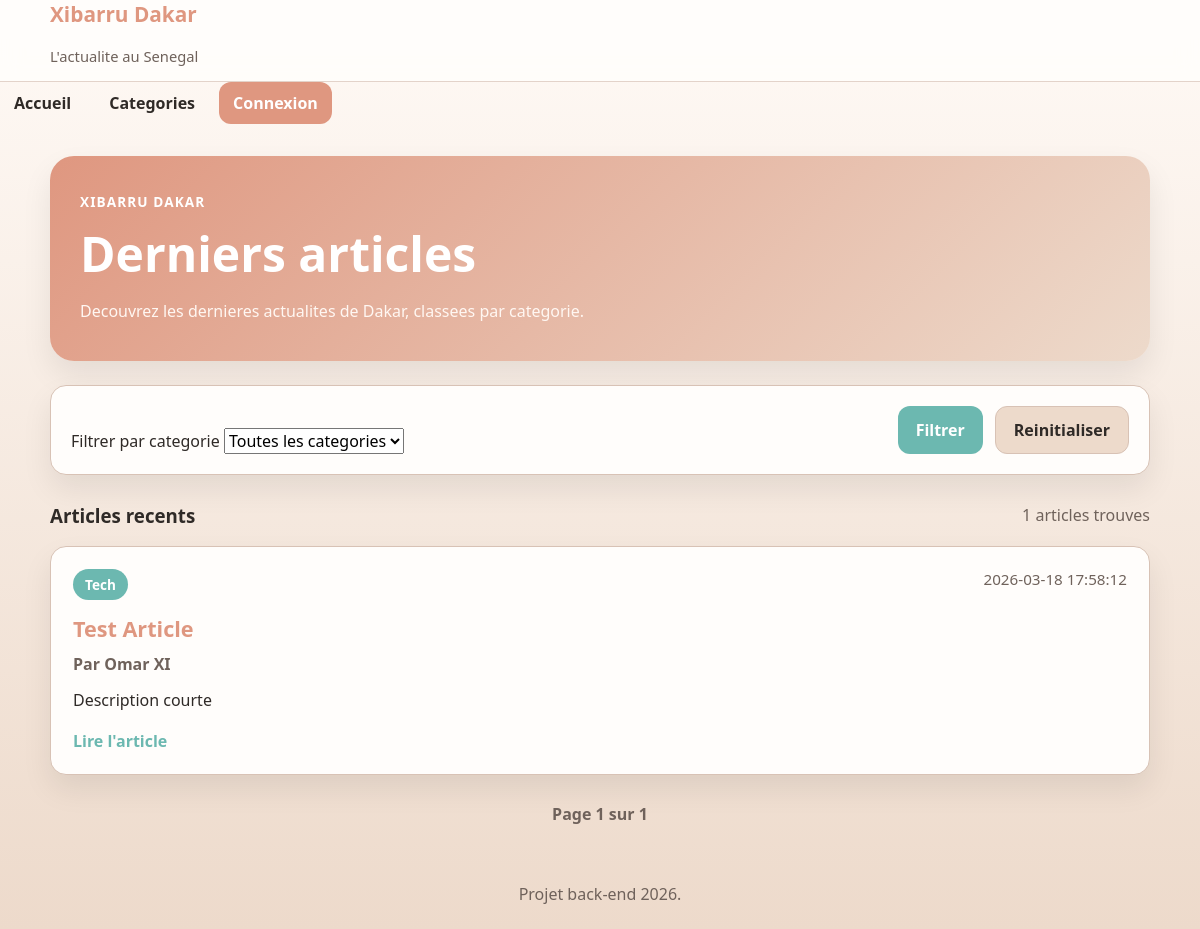
Before: /accueil.php with the older database file.
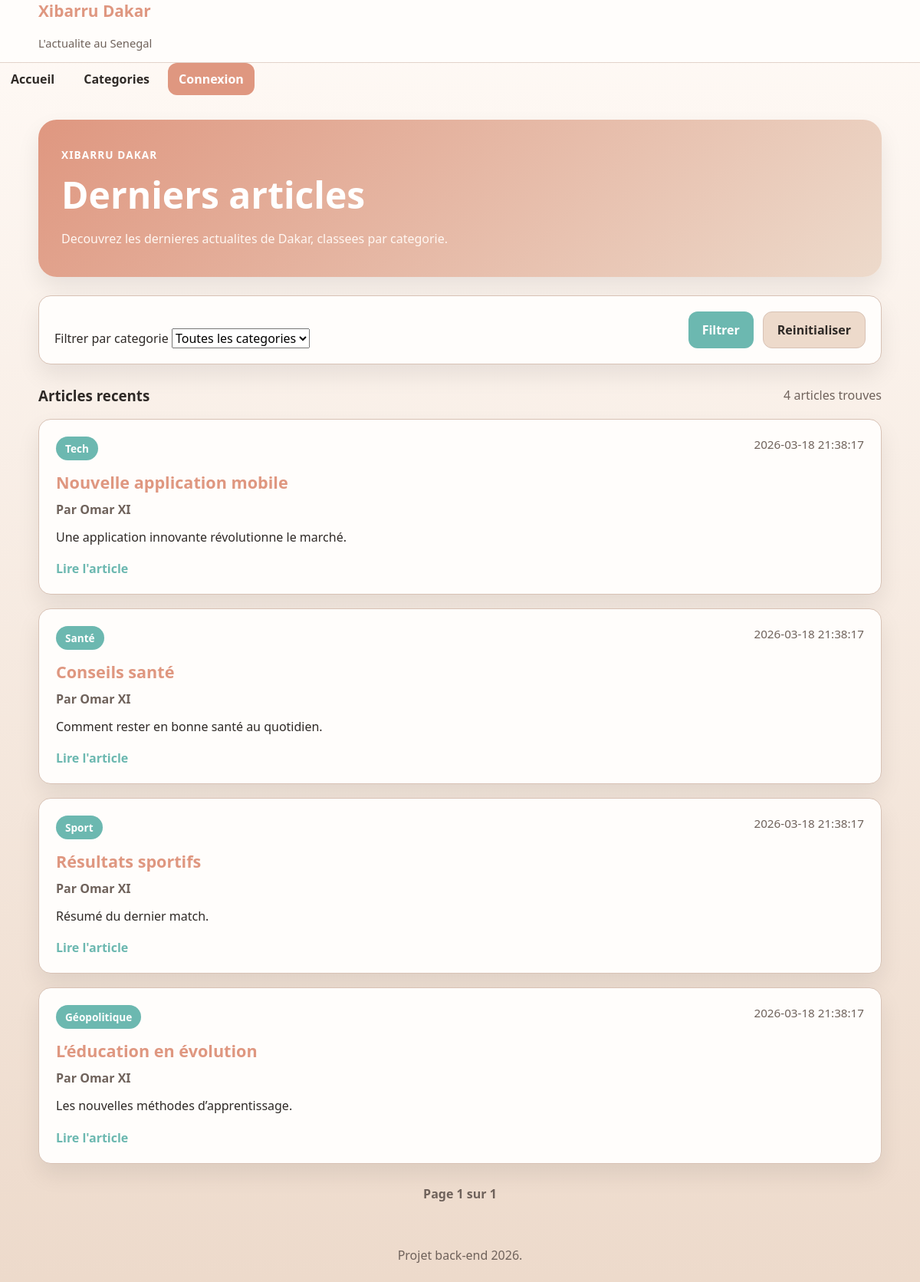
After: the same page with the newer database file.
### tables this page shows
CREATE TABLE articles (
    id INT AUTO_INCREMENT PRIMARY KEY,
    titre VARCHAR(255) NOT NULL,
    description_courte TEXT NOT NULL,
    contenu LONGTEXT NOT NULL,
    categorie_id INT NOT NULL,
    auteur_id INT NOT NULL,
    date_publication DATETIME NOT NULL DEFAULT CURRENT_TIMESTAMP,
    FOREIGN KEY (categorie_id) REFERENCES categories(id) ON DELETE RESTRICT,
    FOREIGN KEY (auteur_id) REFERENCES utilisateurs(id) ON DELETE RESTRICT
);

CREATE TABLE categories (
    id INT AUTO_INCREMENT PRIMARY KEY,
    nom VARCHAR(100) NOT NULL UNIQUE
);

CREATE TABLE utilisateurs (
    id INT AUTO_INCREMENT PRIMARY KEY,
    prenom VARCHAR(100) NOT NULL,
    nom VARCHAR(100) NOT NULL,
    login VARCHAR(100) NOT NULL UNIQUE,
    mot_de_passe VARCHAR(255) NOT NULL,
    role ENUM('editeur','administrateur') NOT NULL
);

### includes/functions.php (called while the page is built, shortened)
<?php
function e(?string $value): string
{
    return htmlspecialchars((string) $value, ENT_QUOTES, 'UTF-8');
}
function url(string $path): string
{
    return APP_BASE_PATH . $path;
}
function currentUser(): ?array
{
    return $_SESSION['user'] ?? null;
}
function isLoggedIn(): bool
{
    return currentUser() !== null;
}
function paginate(int $total, int $perPage, int $currentPage): array
{
    $lastPage = max(1, (int) ceil($total / $perPage));
    $currentPage = min(max(1, $currentPage), $lastPage);
    $offset = ($currentPage - 1) * $perPage;
    return [
        'current' => $currentPage,
        'last' => $lastPage,
        'offset' => $offset,
        'has_prev' => $currentPage > 1,
        'has_next' => $currentPage < $lastPage,
        'prev' => max(1, $currentPage - 1),
        'next' => min($lastPage, $currentPage + 1),
    ];
}

### accueil.php (the view, shortened to what this page needs)
<?php
require_once __DIR__ . '/includes/bootstrap.php';
$pdo = getPDO();
$categoryId = filter_input(INPUT_GET, 'categorie', FILTER_VALIDATE_INT) ?: null;
$page = filter_input(INPUT_GET, 'page', FILTER_VALIDATE_INT) ?: 1;
$perPage = 5;
if ($categoryId) {
    $countStmt = $pdo->prepare('SELECT COUNT(*) FROM articles WHERE categorie_id = :categorie_id');
    $countStmt->execute(['categorie_id' => $categoryId]);
} else {
    $countStmt = $pdo->query('SELECT COUNT(*) FROM articles');
}
$total = (int) $countStmt->fetchColumn();
$pagination = paginate($total, $perPage, $page);
if ($categoryId) {
    $stmt = $pdo->prepare(
        'SELECT a.id, a.titre, a.description_courte, a.date_publication, c.nom AS categorie, u.prenom, u.nom
         FROM articles a
         INNER JOIN categories c ON c.id = a.categorie_id
         INNER JOIN utilisateurs u ON u.id = a.auteur_id
         WHERE a.categorie_id = :categorie_id
         ORDER BY a.date_publication DESC
         LIMIT :limit OFFSET :offset'
    );
    $stmt->bindValue(':categorie_id', $categoryId, PDO::PARAM_INT);
    $stmt->bindValue(':limit', $perPage, PDO::PARAM_INT);
    $stmt->bindValue(':offset', $pagination['offset'], PDO::PARAM_INT);
    $stmt->execute();
} else {
    $stmt = $pdo->prepare(
        'SELECT a.id, a.titre, a.description_courte, a.date_publication, c.nom AS categorie, u.prenom, u.nom
         FROM articles a
         INNER JOIN categories c ON c.id = a.categorie_id
         INNER JOIN utilisateurs u ON u.id = a.auteur_id
         ORDER BY a.date_publication DESC
         LIMIT :limit OFFSET :offset'
    );
    $stmt->bindValue(':limit', $perPage, PDO::PARAM_INT);
    $stmt->bindValue(':offset', $pagination['offset'], PDO::PARAM_INT);
    $stmt->execute();
}
$articles = $stmt->fetchAll();
require __DIR__ . '/entete.php';
?>
<section class="home-hero">
    <div class="home-hero__content">
        <p class="home-hero__tag">Xibarru Dakar</p>
        <h2>Derniers articles</h2>
        <p class="home-hero__text">
            Decouvrez les dernieres actualites de Dakar, classees par categorie.
        </p>
    </div>
</section>
<section class="home-filter">
    <form method="get" class="filter-form" id="filterForm">
        <div class="filter-form__group">
            <label for="categorie">Filtrer par categorie</label>
            <select id="categorie" name="categorie">
                <option value="">Toutes les categories</option>
            </select>
        </div>
        <div class="filter-form__actions">
            <button type="submit" class="btn btn--primary">Filtrer</button>
            <a href="<?= e(url('/accueil.php')) ?>" class="btn btn--secondary">Reinitialiser</a>
        </div>
    </form>
</section>
<section class="articles">
    <div class="articles__header">
        <h3>Articles recents</h3>
        <p><?= e((string) $total) ?> articles trouves</p>
    </div>
    <?php if (!$articles): ?>
        <section class="empty-state">
            <h3>Aucun article trouve</h3>
            <p>Essaie une autre categorie ou ajoute du contenu depuis l'espace editeur.</p>
        </section>
    <?php else: ?>
        <div class="articles__grid">
            <?php foreach ($articles as $article): ?>
                <article class="article-card">
                    <div class="article-card__top">
                        <span class="badge"><?= e($article['categorie']) ?></span>
                        <span class="article-card__date"><?= e($article['date_publication']) ?></span>
                    </div>
                    <h3 class="article-card__title">
                        <a href="<?= e(url('/articles/voir.php?id=' . (string) $article['id'])) ?>"><?= e($article['titre']) ?></a>
                    </h3>
                    <p class="article-card__author">Par <?= e($article['prenom'] . ' ' . $article['nom']) ?></p>
                    <p class="article-card__excerpt">
                        <?= nl2br(e($article['description_courte'])) ?>
                    </p>
                    <a href="<?= e(url('/articles/voir.php?id=' . (string) $article['id'])) ?>" class="article-card__link">Lire l'article</a>
                </article>
            <?php endforeach; ?>
        </div>
    <?php endif; ?>
</section>
<nav class="pagination" aria-label="Pagination">
    <span class="pagination__info">Page <?= e((string) $pagination['current']) ?> sur <?= e((string) $pagination['last']) ?></span>
</nav>
<?php require __DIR__ . '/includes/footer.php'; ?>

### entete.php (shortened to what this page needs)
<!DOCTYPE html>
<html lang="fr">
<head>
    <link rel="stylesheet" href="<?= e(url('/style.css')) ?>">
</head>
<body>
<header class="site-header">
    <div class="site-header__container">
        <div class="site-brand">
            <h1 class="site-brand__title">Xibarru Dakar</h1>
            <p class="site-brand__subtitle">L'actualite au Senegal</p>
        </div>
    </div>
</header>
<?php require __DIR__ . '/menu.php'; ?>
<main>

### menu.php (shortened to what this page needs)
<nav class="site-nav">
    <ul class="site-nav__list" id="navMenu">
        <li>
            <a href="<?= e(url('/accueil.php')) ?>" class="site-nav__link">Accueil</a>
        </li>
        <li>
            <a href="<?= e(url('/categories/index.php')) ?>" class="site-nav__link">Categories</a>
        </li>
        <?php if (isLoggedIn()): ?>
            <li>
                <span class="site-nav__link">Connecte : <?= e(currentUser()['prenom'] . ' ' . currentUser()['nom']) ?> (<?= e(currentUser()['role']) ?>)</span>
            </li>
            <li>
                <a href="<?= e(url('/deconnexion.php')) ?>" class="site-nav__link site-nav__link--button">Deconnexion</a>
            </li>
        <?php else: ?>
            <li>
                <a href="<?= e(url('/connexion.php')) ?>" class="site-nav__link site-nav__link--button">Connexion</a>
            </li>
        <?php endif; ?>
    </ul>
</nav>

### includes/footer.php (shortened to what this page needs)
</main>
<footer class="site-footer">
    <div>
        Projet back-end 2026.
    </div>
</footer>
</body>
</html>

Changed rows visible on the page:
changed articles "Tech": date_publication "2026-03-18 17:58:12" → "2026-03-18 21:38:17"; titre "Test Article" → "Nouvelle application mobile"; description_courte "Description courte" → "Une application innovante révolutionne le marché."
added articles: categorie.nom "Santé", date_publication "2026-03-18 21:38:17", titre "Conseils santé", auteur.nom "Omar XI", description_courte "Comment rester en bonne santé au quotidien."
added articles: categorie.nom "Sport", date_publication "2026-03-18 21:38:17", titre "Résultats sportifs", auteur.nom "Omar XI", description_courte "Résumé du dernier match."
added articles: categorie.nom "Géopolitique", date_publication "2026-03-18 21:38:17", titre "L’éducation en évolution", auteur.nom "Omar XI", description_courte "Les nouvelles méthodes d’apprentissage."
Other visible differences:
$total: "1" → "4"
